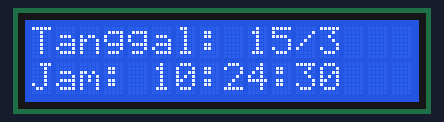
Bench run of a sketch on a simulated ESP32. On the bench: 16×2 character LCD. The local clock reads 2024-03-15 10:24:30 at power-on unless the sketch sets it.

Above: at 0.1 s.
At 4.2 s:
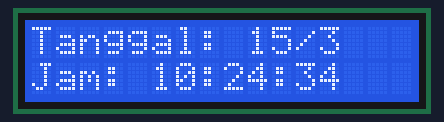
At 9.4 s:
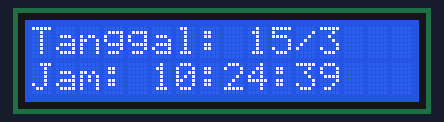
At 18.6 s:
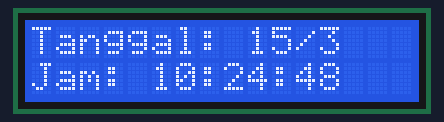
At 27.8 s:
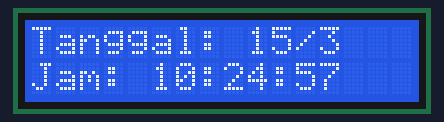
At 38.1 s:
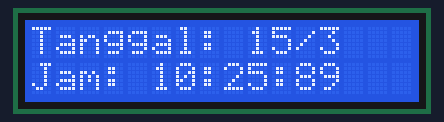

Measured:
- what the display in image 1 shows lasts 1.0 s, from 4.2 s to 5.2 s

The sketch:

code.ino
```cpp
#include <Wire.h>
#include <LiquidCrystal_I2C.h>
#include "RTClib.h"

LiquidCrystal_I2C lcd(0x27, 16, 2);  // Pastikan alamat I2C-nya 0x27 atau 0x3F
RTC_DS3231 rtc;

void setup() {
  Wire.begin(21, 22);       // SDA = GPIO 21, SCL = GPIO 22
  Serial.begin(9600);

  lcd.begin(16, 2);         // <- ini perbaikannya!
  lcd.backlight();

  if (!rtc.begin()) {
    Serial.println("RTC tidak terdeteksi!");
    while (1);
  }

  // rtc.adjust(DateTime(F(__DATE__), F(__TIME__))); // optional, set waktu
}

void loop() {
  DateTime now = rtc.now();

  lcd.setCursor(0, 0);
  lcd.print("Tanggal: ");
  lcd.print(now.day());
  lcd.print("/");
  lcd.print(now.month());

  lcd.setCursor(0, 1);
  lcd.print("Jam: ");
  lcd.print(now.hour());
  lcd.print(":");
  lcd.print(now.minute());
  lcd.print(":");
  lcd.print(now.second());

  delay(1000);
}
```
